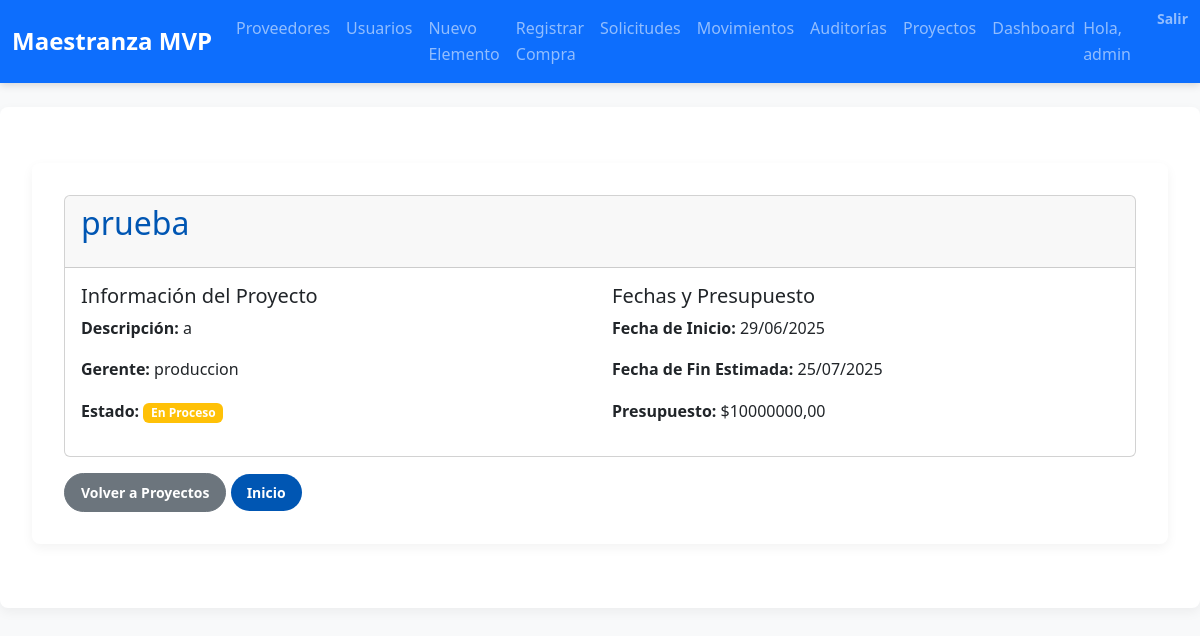
Screenshot of /proyectos/3/ (signed in) with the database file from the repository.
### inventario/models.py (models this page shows, shortened)
class Proyecto(models.Model):
    ESTADO_CHOICES = [
        ('planificacion', 'Planificación'),
        ('en_proceso', 'En Proceso'),
        ('completado', 'Completado'),
        ('cancelado', 'Cancelado'),
    ]
    nombre = models.CharField(max_length=100)
    descripcion = models.TextField(blank=True)
    gerente = models.ForeignKey(User, on_delete=models.CASCADE)
    fecha_inicio = models.DateField()
    fecha_fin_estimada = models.DateField()
    estado = models.CharField(max_length=20, choices=ESTADO_CHOICES, default='planificacion')
    presupuesto = models.DecimalField(max_digits=12, decimal_places=2, null=True, blank=True)

### inventario/decorators.py (the view)
        def wrapper(request, *args, **kwargs):
            user = request.user
            if user.is_authenticated and (
                user.is_superuser or
                user.groups.filter(name=role_name).exists()
            ):
                return view_func(request, *args, **kwargs)
            messages.error(request,
                "🚫 No tienes permiso para acceder a esta funcionalidad."
            )
            return redirect('inventario:index')

### inventario/context_processors.py (called while the page is built)
def role_flags(request):
    user = request.user
    return {
        'is_admin':    user.is_authenticated and user.is_superuser,
        'is_gestor':   user.is_authenticated and user.groups.filter(name='Gestor de Inventario').exists(),
        'is_comprador':user.is_authenticated and user.groups.filter(name='Comprador').exists(),
        'is_logistica':user.is_authenticated and user.groups.filter(name='Logística').exists(),
        'is_auditor':  user.is_authenticated and user.groups.filter(name='Auditor').exists(),
        'is_produccion':user.is_authenticated and user.groups.filter(name='Jefe de Producción').exists(),
        'is_gerente_proyecto':user.is_authenticated and user.groups.filter(name='Gerente de Proyectos').exists(),
        'is_usuario_final':user.is_authenticated and user.groups.filter(name='Usuario Final').exists(),
    }

### inventario/views.py (called while the page is built)
@login_required
@role_required('Jefe de Producción')
def proyecto_detail(request, pk):
    proyecto = get_object_or_404(Proyecto, pk=pk)
    movimientos = MovimientoInventario.objects.filter(proyecto=proyecto.nombre).order_by('-fecha')
    return render(request, 'inventario/proyecto_detail.html', {
        'proyecto': proyecto,
        'movimientos': movimientos
    })

### inventario/templates/inventario/proyecto_detail.html
{% extends 'inventario/base.html' %}
{% block content %}
<div class="container mt-4">
  <div class="card">
    <div class="card-header">
      <h2>{{ proyecto.nombre }}</h2>
    </div>
    <div class="card-body">
      <div class="row">
        <div class="col-md-6">
          <h5>Información del Proyecto</h5>
          <p><strong>Descripción:</strong> {{ proyecto.descripcion|default:"Sin descripción" }}</p>
          <p><strong>Gerente:</strong> {{ proyecto.gerente.username }}</p>
          <p><strong>Estado:</strong>
            <span class="badge {% if proyecto.estado == 'completado' %}bg-success{% elif proyecto.estado == 'en_proceso' %}bg-warning{% elif proyecto.estado == 'cancelado' %}bg-danger{% else %}bg-info{% endif %}">
              {{ proyecto.get_estado_display }}
            </span>
          </p>
        </div>
        <div class="col-md-6">
          <h5>Fechas y Presupuesto</h5>
          <p><strong>Fecha de Inicio:</strong> {{ proyecto.fecha_inicio|date:"d/m/Y" }}</p>
          <p><strong>Fecha de Fin Estimada:</strong> {{ proyecto.fecha_fin_estimada|date:"d/m/Y" }}</p>
          <p><strong>Presupuesto:</strong> {% if proyecto.presupuesto %}${{ proyecto.presupuesto }}{% else %}No definido{% endif %}</p>
        </div>
      </div>
    </div>
  </div>
  <div class="mt-3">
    <a href="{% url 'inventario:proyecto_list' %}" class="btn btn-secondary">Volver a Proyectos</a>
    <a href="{% url 'inventario:index' %}" class="btn btn-primary">Inicio</a>
  </div>
</div>
{% endblock %}

### inventario/templates/inventario/base.html (shortened to what this page needs)
{% load static %}
<!DOCTYPE html>
<html lang="es">
<head>
  <link
    href="https://cdn.jsdelivr.net/npm/bootstrap@5.3.2/dist/css/bootstrap.min.css"
    rel="stylesheet"
>
  <link
    href="https://cdnjs.cloudflare.com/ajax/libs/font-awesome/6.4.0/css/all.min.css"
    rel="stylesheet"
>
  <link rel="stylesheet" href="{% static 'inventario/css/styles.css' %}">
</head>
<body>
  <nav class="navbar navbar-expand-lg navbar-dark bg-primary">
    <div class="container-fluid">
      <a class="navbar-brand" href="{% url 'inventario:index' %}">Maestranza MVP</a>
      <div class="collapse navbar-collapse" id="navbarNav">
        <ul class="navbar-nav me-auto">
          {% if user.is_authenticated %}
            {% if is_admin %}
              <li class="nav-item"><a class="nav-link" href="{% url 'inventario:proveedor_list' %}">Proveedores</a></li>
              <li class="nav-item"><a class="nav-link" href="{% url 'inventario:usuario_list' %}">Usuarios</a></li>
              <li class="nav-item"><a class="nav-link" href="{% url 'inventario:elemento_create' %}">Nuevo Elemento</a></li>
              <li class="nav-item"><a class="nav-link" href="{% url 'inventario:recepcion_create' %}">Registrar Compra</a></li>
              <li class="nav-item"><a class="nav-link" href="{% url 'inventario:solicitud_list' %}">Solicitudes</a></li>
              <li class="nav-item"><a class="nav-link" href="{% url 'inventario:movimiento_list' %}">Movimientos</a></li>
              <li class="nav-item"><a class="nav-link" href="{% url 'inventario:auditoria_list' %}">Auditorías</a></li>
              <li class="nav-item"><a class="nav-link" href="{% url 'inventario:proyecto_list' %}">Proyectos</a></li>
              <li class="nav-item"><a class="nav-link" href="{% url 'inventario:dashboard_proyectos' %}">Dashboard</a></li>
            {% endif %}
          {% endif %}
        </ul>
        <ul class="navbar-nav">
          {% if user.is_authenticated %}
            <li class="nav-item navbar-text me-3">Hola, {{ user.username }}</li>
            <li class="nav-item">
              <form method="post" action="{% url 'logout' %}" class="d-inline">
                <button class="nav-link btn btn-link p-0">Salir</button>
              </form>
            </li>
          {% endif %}
        </ul>
      </div>
    </div>
  </nav>
  <div class="container mt-4">
    {% block content %}{% endblock %}
  </div>
</body>
</html>

### inventario/static/inventario/css/styles.css (style rules this page uses)
:root { --brand-primary: #0056b3; --brand-secondary: #6c757d; --brand-success: #28a745; --brand-warning: #ffc107; --brand-danger: #dc3545; --brand-info: #17a2b8; --light-bg: #f8f9fa; --dark-bg: #343a40; --text-base: #212529; --text-muted: #6c757d; --table-border: #dee2e6; --stripe-bg: rgba(0, 0, 0, 0.03); }
* { margin: 0; padding: 0; box-sizing: border-box; }
body { font-family: 'Segoe UI', Tahoma, Geneva, Verdana, sans-serif; background-color: var(--light-bg); color: var(--text-base); line-height: 1.6; }
.navbar { box-shadow: 0 2px 8px rgba(0, 0, 0, 0.15); }
.navbar-brand { font-weight: 700; font-size: 1.5rem; }
.nav-link { font-weight: 500; }
.container { max-width: 1200px; margin: 2rem auto; background: #fff; padding: 2rem; border-radius: 0.5rem; box-shadow: 0 4px 12px rgba(0, 0, 0, 0.05); }
h1, h2, h3 { color: var(--brand-primary); margin-bottom: 1rem; }
.btn { border-radius: 2rem; padding: 0.5rem 1rem; font-size: 0.875rem; font-weight: 600; transition: filter 0.2s ease; }
.btn-primary { background-color: var(--brand-primary); border: none; }

### rows the page displays
Proyecto: nombre "prueba", descripcion "a", gerente.username "produccion", estado "En Proceso", fecha_inicio "29/06/2025", fecha_fin_estimada "25/07/2025", presupuesto "10000000,00"

### other values shown
{{ user.username }} "admin"
